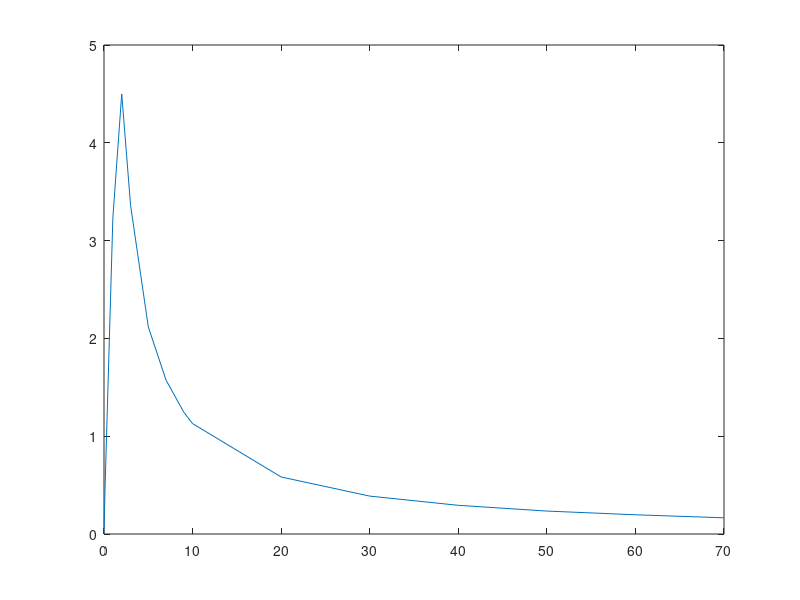

This figure's MATLAB source: (Note: this script raises an error after producing the figure.)
r=[10^-3 10^-1 1 2 3 5 7 9 10 20 30 40 50 60 70];
I=[2.07 2.02 1.79 1.49 1.05 0.64 0.47 0.37 0.332 0.170 0.113 0.085 0.068 0.057 0.048];
U=[0.004 0.204 1.807 3.02 3.20 3.31 3.35 3.37 3.40 3.43 3.43 3.45 3.45 3.45 3.45];
plot(r,I.*U);
d=[20 25 30 35 40];
Isc=[2.09 1.35 0.95 0.73 0.58];
Uoc=[3.32 3.14 2.93 2.80 2.64];
Pmv=[0.389 0.267 0.170 0.109 0.86];
J=Pmv./J0;
J0=0.905;
%plot(d,J);
